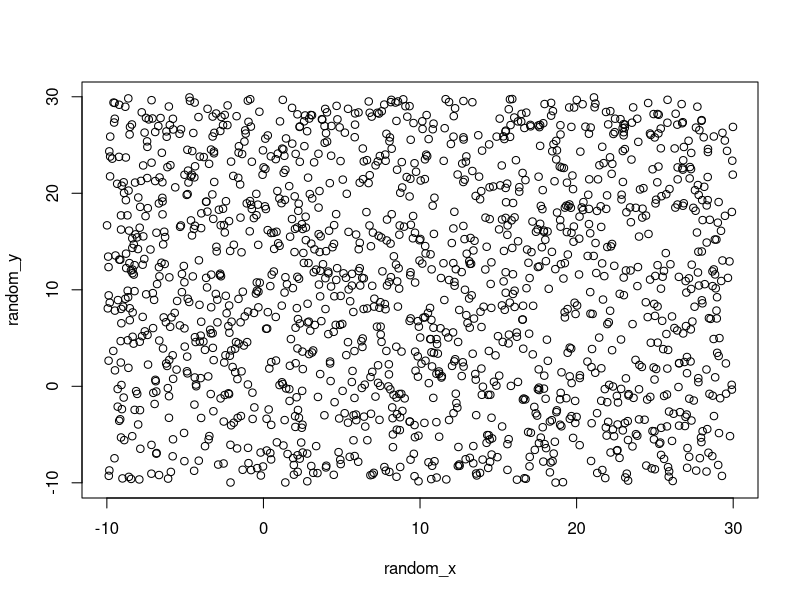

Recreate this plot in R.
rm(list=ls())
graphics.off()

datasize <- 1500
min_x <- -10
min_y <- -10
max_x <- 30
max_y <- 30

random_x <- runif(datasize, min_x, max_x)
random_y <- runif(datasize, min_y, max_y)

random_pts <- cbind(random_x, random_y)

plot(random_pts)

save(random_pts, file="C:\\Users\\maeli\\Documents\\INSA\\4A\\Taltech\\data_mining\\randomly.RData")